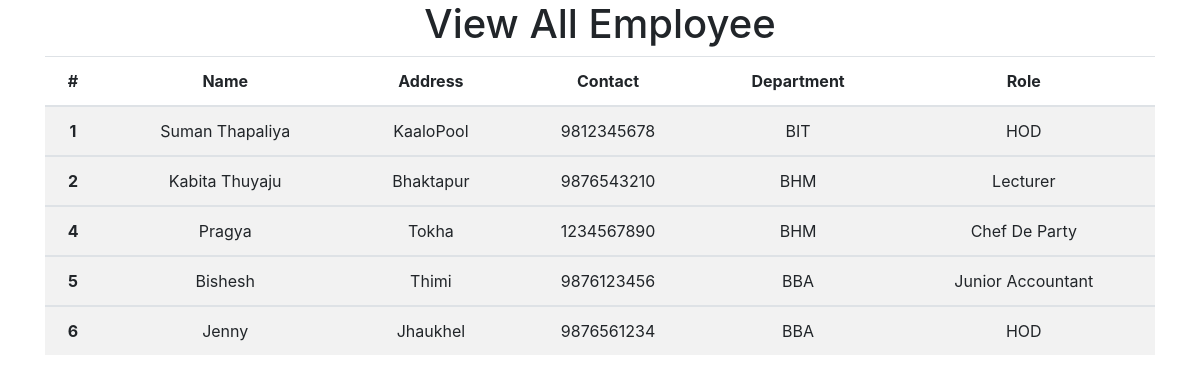
The app's page /all_emp with its own data.
### emp_app/models.py (models this page shows, shortened)
class Employee(models.Model):
    emp_name=models.CharField(max_length=100, null=False)
    emp_address=models.CharField(max_length=50)
    emp_contact_number=models.CharField(max_length=50)
    emp_role= models.ForeignKey(EmployeeRole,on_delete=models.CASCADE)
    emp_department=models.ForeignKey(EmployeeDepartment,on_delete=models.CASCADE)

class EmployeeDepartment(models.Model):
    department_name=models.CharField(max_length=100,null=False)

class EmployeeRole(models.Model):
    emp_role_name=models.CharField(max_length=100,null=False)

### emp_app/views.py (the view)
# urls.py: path('all_emp',views.all_emp, name='all_emp'),
def all_emp(request):
    emps= Employee.objects.all()
    context={
        'emps':emps
    }
    return render(request,'view_all_emp.html',context)

### emp_app/templates/view_all_emp.html (shortened to what this page needs)
<!doctype html>
<html lang="en">
  <head>
    <link rel="stylesheet" href="https://cdn.jsdelivr.net/npm/bootstrap@4.3.1/dist/css/bootstrap.min.css">
  </head>
  <body>
    <div class="container text-center">
        <h1>View All Employee</h1>
        <table class="table table-striped">
            <thead>
              <tr>
                <th scope="col">#</th>
                <th scope="col">Name</th>
                <th scope="col">Address</th>
                <th scope="col">Contact</th>
                <th scope="col">Department</th>
                <th scope="col">Role</th>
            </tr>
            </thead>
            {% for emp in emps%}
            <tbody>
              <tr>
                <th scope="row">{{emp.id}}</th>
                <td>{{emp.emp_name}}</td>
                <td>{{emp.emp_address}}</td>
                <td>{{emp.emp_contact_number}}</td>
                <td>{{emp.emp_department.department_name}}</td>
                <td>{{emp.emp_role.emp_role_name}}</td>
              </tr>
            </tbody>
            {% endfor %}
        </table>
    </div>
  </body>
</html>

### records on screen
Employee: id "1", emp_name "Suman Thapaliya", emp_address "KaaloPool", emp_contact_number "9812345678", emp_department.department_name "BIT", emp_role.emp_role_name "HOD"
Employee: id "2", emp_name "Kabita Thuyaju", emp_address "Bhaktapur", emp_contact_number "9876543210", emp_department.department_name "BHM", emp_role.emp_role_name "Lecturer"
Employee: id "4", emp_name "Pragya", emp_address "Tokha", emp_contact_number "1234567890", emp_department.department_name "BHM", emp_role.emp_role_name "Chef De Party"
Employee: id "5", emp_name "Bishesh", emp_address "Thimi", emp_contact_number "9876123456", emp_department.department_name "BBA", emp_role.emp_role_name "Junior Accountant"
Employee: id "6", emp_name "Jenny", emp_address "Jhaukhel", emp_contact_number "9876561234", emp_department.department_name "BBA", emp_role.emp_role_name "HOD"
